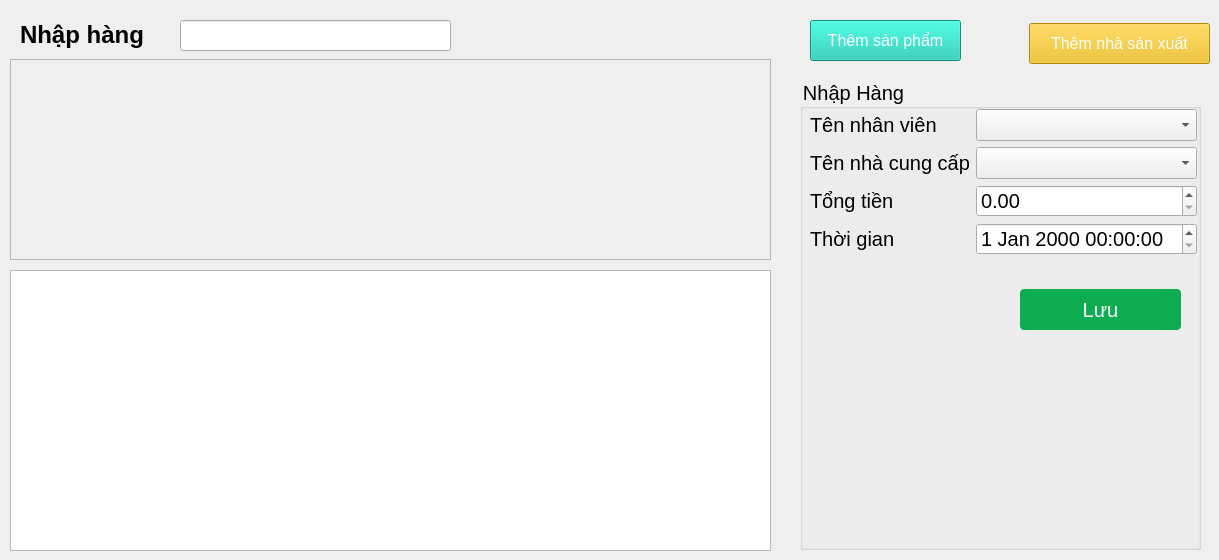
    <widget class="QWidget" name="page">
     <widget class="QLabel" name="label">
      <property name="geometry">
       <rect>
        <x>20</x>
        <y>19</y>
        <width>131</width>
        <height>31</height>
       </rect>
      </property>
      <property name="styleSheet">
       <string notr="true">font-size: 24px;
font-weight: 600;
</string>
      </property>
      <property name="text">
       <string>Nhập hàng</string>
      </property>
     </widget>
     <widget class="QLineEdit" name="lESTransactionSearchProduct">
      <property name="geometry">
       <rect>
        <x>180</x>
        <y>20</y>
        <width>271</width>
        <height>31</height>
       </rect>
      </property>
      <property name="styleSheet">
       <string notr="true">font-size:20px;</string>
      </property>
     </widget>
     <widget class="QPushButton" name="pBAddProductTransaction">
      <property name="geometry">
       <rect>
        <x>810</x>
        <y>20</y>
        <width>151</width>
        <height>41</height>
       </rect>
      </property>
      <property name="styleSheet">
       <string notr="true">font-size: 16px;
background-color: #11c7b1;
color: white;
</string>
      </property>
      <property name="text">
       <string>Thêm sản phẩm</string>
      </property>
     </widget>
     <widget class="QTableWidget" name="tWListTransactionGoods">
      <property name="geometry">
       <rect>
        <x>10</x>
        <y>270</y>
        <width>761</width>
        <height>281</height>
       </rect>
      </property>
     </widget>
     <widget class="QPushButton" name="pBAddSuplierTransaction">
      <property name="geometry">
       <rect>
        <x>1029</x>
        <y>23</y>
        <width>181</width>
        <height>41</height>
       </rect>
      </property>
      <property name="styleSheet">
       <string notr="true">font-size:16px;
background-color: #f0be0a;
color: white;
</string>
      </property>
      <property name="text">
       <string>Thêm nhà sản xuất</string>
      </property>
     </widget>
     <widget class="QGroupBox" name="groupBox_2">
      <property name="geometry">
       <rect>
        <x>800</x>
        <y>79</y>
        <width>401</width>
        <height>471</height>
       </rect>
      </property>
      <property name="styleSheet">
       <string notr="true">font-size: 20px;</string>
      </property>
      <property name="title">
       <string>Nhập Hàng</string>
      </property>
      <widget class="QWidget" name="formLayoutWidget">
       <property name="geometry">
        <rect>
         <x>10</x>
         <y>30</y>
         <width>387</width>
         <height>151</height>
        </rect>
       </property>
       <layout class="QFormLayout" name="formLayout">
        <item row="0" column="0">
         <widget class="QLabel" name="lbEmployeeNameTransaction">
          <property name="text">
           <string>Tên nhân viên</string>
          </property>
         </widget>
        </item>
        <item row="1" column="0">
         <widget class="QLabel" name="lbProducerTransactionName">
          <property name="text">
           <string>Tên nhà cung cấp</string>
          </property>
         </widget>
        </item>
        <item row="1" column="1">
         <widget class="QComboBox" name="cbSublierTransactionName"/>
        </item>
        <item row="2" column="0">
         <widget class="QLabel" name="lbTransactionPay">
          <property name="text">
           <string>Tổng tiền</string>
          </property>
         </widget>
        </item>
        <item row="2" column="1">
         <widget class="QDoubleSpinBox" name="dsTransactionPay"/>
        </item>
        <item row="3" column="0">
         <widget class="QLabel" name="lbTimeTransaction_2">
          <property name="text">
           <string>Thời gian</string>
          </property>
         </widget>
        </item>
        <item row="3" column="1">
         <widget class="QDateTimeEdit" name="dtTimeTranSaction"/>
        </item>
        <item row="0" column="1">
         <widget class="QComboBox" name="cbEmployeeNameTransaction"/>
        </item>
       </layout>
      </widget>
      <widget class="QPushButton" name="pBSaveTransaction">
       <property name="geometry">
        <rect>
         <x>220</x>
         <y>210</y>
         <width>161</width>
         <height>41</height>
        </rect>
       </property>
       <property name="styleSheet">
        <string notr="true">background-color: #0dac50;
color: white;
border-radius: 4px;</string>
       </property>
       <property name="text">
        <string>Lưu</string>
       </property>
      </widget>
     </widget>
     <widget class="QScrollArea" name="scAcontainListProductTransaction">
      <property name="geometry">
       <rect>
        <x>10</x>
        <y>59</y>
        <width>761</width>
        <height>201</height>
       </rect>
      </property>
      <property name="widgetResizable">
       <bool>true</bool>
      </property>
      <widget class="QWidget" name="scrollAreaWidgetContents">
       <property name="geometry">
        <rect>
         <x>0</x>
         <y>0</y>
         <width>759</width>
         <height>199</height>
        </rect>
       </property>
      </widget>
     </widget>
    </widget>
